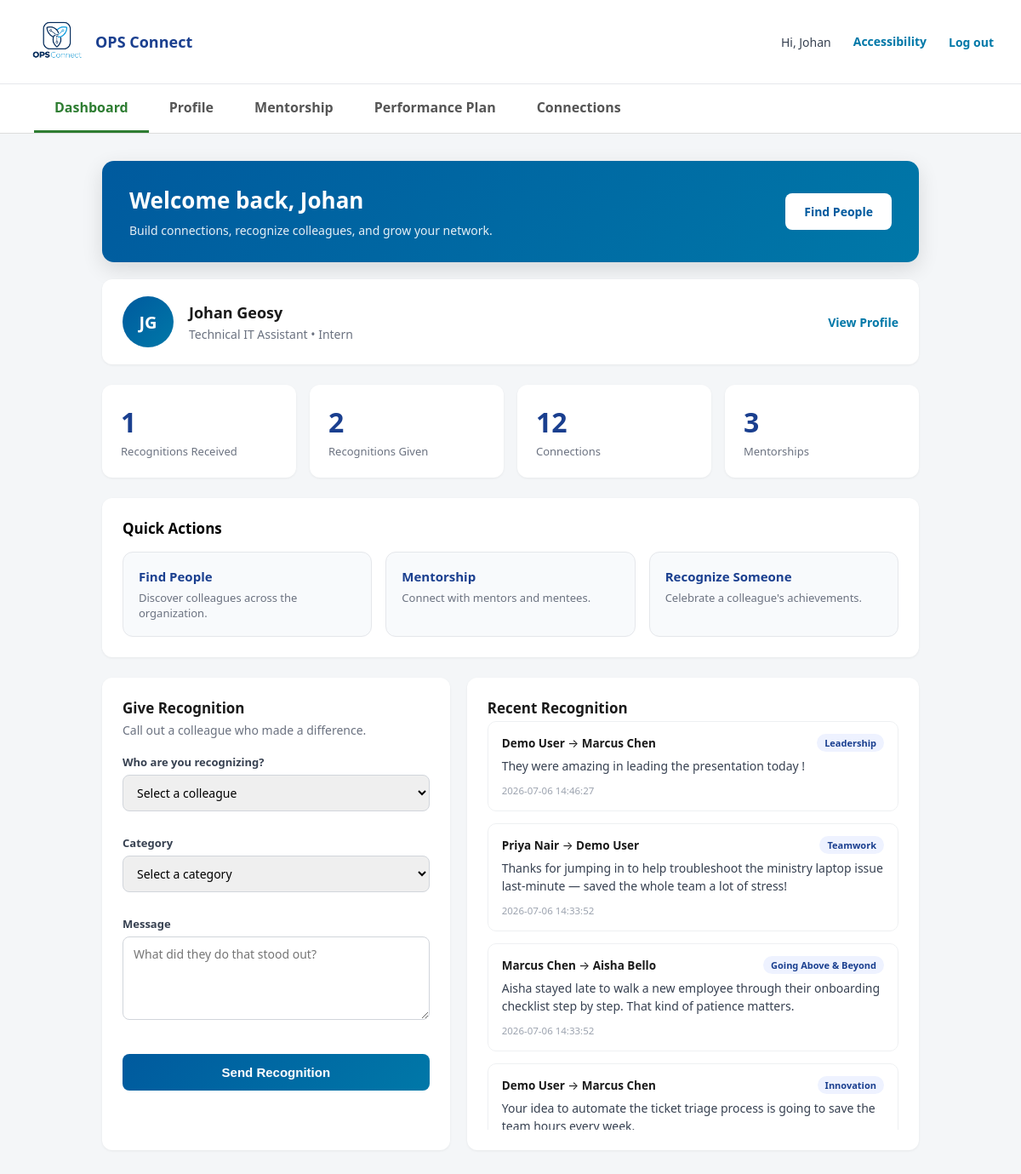
The page /dashboard (signed in) on the database as committed earlier.
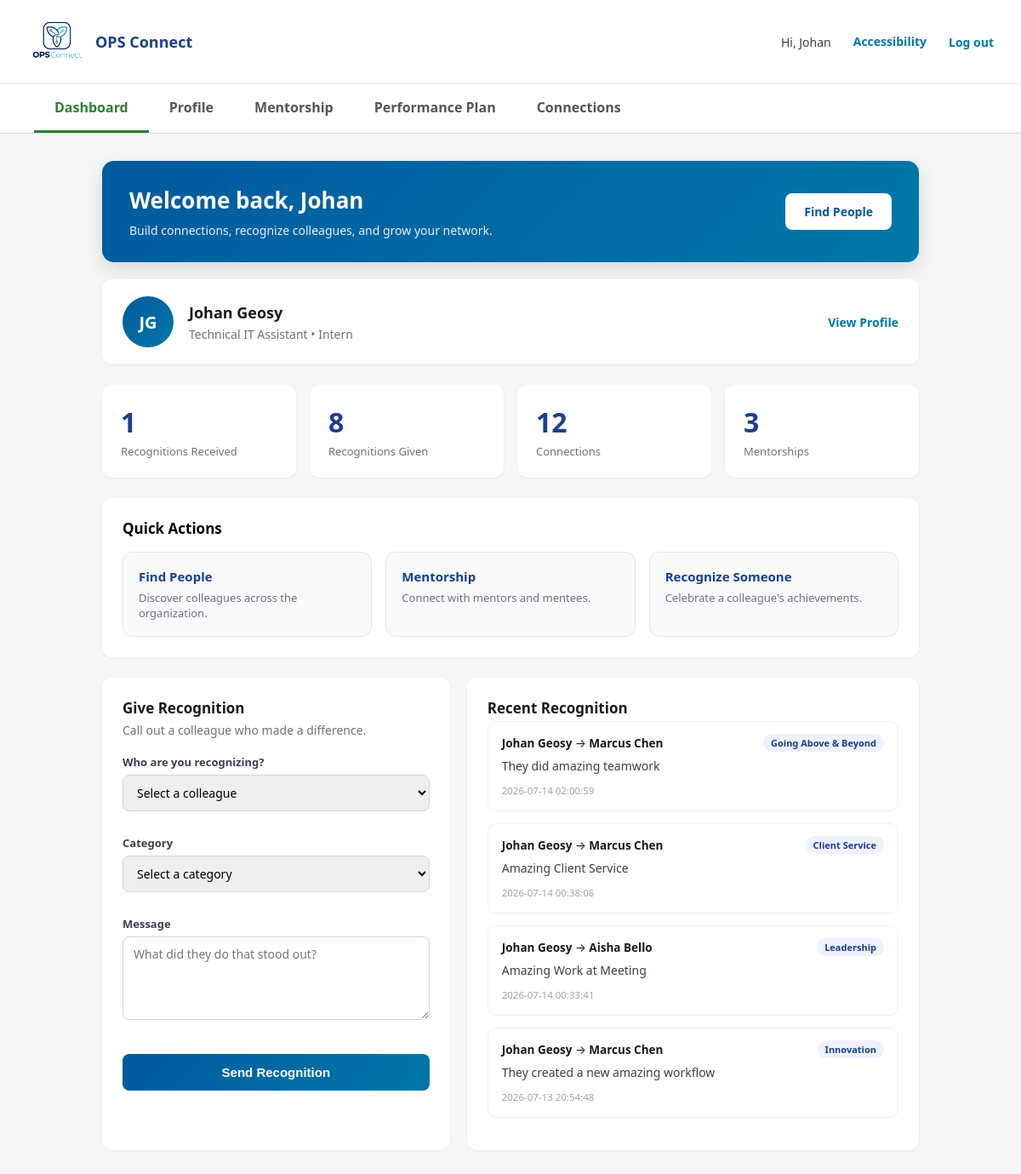
The same page on the database as committed later.
### tables this page shows
CREATE TABLE recognitions (
            id INTEGER PRIMARY KEY AUTOINCREMENT,
            from_user_id INTEGER NOT NULL,
            to_user_id INTEGER NOT NULL,
            category TEXT NOT NULL,
            message TEXT NOT NULL,
            created_at TIMESTAMP DEFAULT CURRENT_TIMESTAMP,
            FOREIGN KEY (from_user_id) REFERENCES users (id),
            FOREIGN KEY (to_user_id) REFERENCES users (id)
        );

CREATE TABLE users (
            id INTEGER PRIMARY KEY AUTOINCREMENT,
            name TEXT NOT NULL,
            email TEXT UNIQUE NOT NULL,
            password_hash TEXT NOT NULL,
            created_at TIMESTAMP DEFAULT CURRENT_TIMESTAMP
        );

### app.py (the view)
@app.route("/dashboard")
def dashboard():
    user_id = session.get("user_id")
    if not user_id:
        return redirect(url_for("login"))
    conn = get_db()
    colleagues = conn.execute(
        "SELECT id, name FROM users WHERE id != ? ORDER BY name", (user_id,)
    ).fetchall()
    feed = conn.execute("""
        SELECT r.id, r.category, r.message, r.created_at,
               sender.name AS from_name,
               receiver.name AS to_name
        FROM recognitions r
        JOIN users sender ON r.from_user_id = sender.id
        JOIN users receiver ON r.to_user_id = receiver.id
        ORDER BY r.created_at DESC
        LIMIT 20
    """).fetchall()
    given_count = conn.execute(
        "SELECT COUNT(*) AS c FROM recognitions WHERE from_user_id = ?", (user_id,)
    ).fetchone()["c"]
    received_count = conn.execute(
        "SELECT COUNT(*) AS c FROM recognitions WHERE to_user_id = ?", (user_id,)
    ).fetchone()["c"]
    conn.close()
    return render_template(
        "dashboard.html",
        user_name=session["user_name"],
        colleagues=colleagues,
        feed=feed,
        given_count=given_count,
        received_count=received_count,
        categories=RECOGNITION_CATEGORIES,
    )

### app.py (called while the page is built)
def get_db():
    conn = sqlite3.connect(DB_PATH)
    conn.row_factory = sqlite3.Row
    return conn

### templates/dashboard.html (shortened to what this page needs)
<!DOCTYPE html>
<html lang="en">
<head>
<link rel="stylesheet" href="{{ url_for('static', filename='style.css') }}">
</head>
<body class="dashboard-body">
<nav class="topbar">
<div class="topbar-brand">
<img src="{{ url_for('static', filename='logo_ops.png') }}"
class="topbar-logo">
<span>
OPS Connect
</span>
</div>
<div class="topbar-user">
<span>
Hi, Johan
</span>
<button
    class="accessibility-btn"
    onclick="toggleAccessibility()">
    Accessibility
</button>
<a href="{{ url_for('logout') }}" class="logout-link">
Log out
</a>
</div>
</nav>
<nav class="dashboard-tabs">
<a href="{{ url_for('dashboard') }}" class="active">
Dashboard
</a>
<a href="{{ url_for('profile') }}">
Profile
</a>
<a href="{{ url_for('mentorship') }}">
Mentorship
</a>
<a href="{{ url_for('performance') }}">
        Performance Plan
    </a>
<a href="{{ url_for('connections') }}">
Connections
</a>
</nav>
<main class="dashboard-container">
<section class="welcome-card">
<div>
<h1>
Welcome back, Johan
</h1>
<p>
Build connections, recognize colleagues, and grow your network.
</p>
</div>
<a href="{{ url_for('connections') }}"
class="dashboard-action-btn">
Find People
</a>
</section>
<section class="profile-summary-card">
<div class="profile-avatar">
JG
</div>
<div>
<h2>
Johan Geosy
</h2>
<p>
Technical IT Assistant • Intern
</p>
</div>
<a href="{{ url_for('profile') }}"
class="profile-link">
View Profile
</a>
</section>
<div class="stats-row">
<div class="stat-card">
<span class="stat-number">
{{ received_count }}
</span>
<span class="stat-label">
Recognitions Received
</span>
</div>
<div class="stat-card">
<span class="stat-number">
{{ given_count }}
</span>
<span class="stat-label">
Recognitions Given
</span>
</div>
<div class="stat-card">
<span class="stat-number">
12
</span>
<span class="stat-label">
Connections
</span>
</div>
<div class="stat-card">
<span class="stat-number">
3
</span>
<span class="stat-label">
Mentorships
</span>
</div>
</div>
<section class="quick-actions">
<h2>
Quick Actions
</h2>
<div class="action-grid">
<a href="{{ url_for('connections') }}"
class="action-card">
<h3>
Find People
</h3>
<p>
Discover colleagues across the organization.
</p>
</a>
<a href="{{ url_for('mentorship') }}"
class="action-card">
<h3>
Mentorship
</h3>
<p>
Connect with mentors and mentees.
</p>
</a>
<a href="#recognition"
class="action-card">
<h3>
Recognize Someone
</h3>
<p>
Celebrate a colleague's achievements.
</p>
</a>
</div>
</section>
<div class="dashboard-grid">
<section class="give-recognition-card"
id="recognition">
<h2>
Give Recognition
</h2>
<p class="card-subtitle">
Call out a colleague who made a difference.
</p>
<form method="POST"
action="{{ url_for('give_recognition') }}">
<label>
Who are you recognizing?
</label>
<select name="to_user_id" required>
<option disabled selected>
Select a colleague
</option>
</select>
<label>
Category
</label>
<select name="category" required>
<option disabled selected>
Select a category
</option>
</select>
<label>
Message
</label>
<textarea
name="message"
rows="4"
placeholder="What did they do that stood out?"
required>
</textarea>
<button>
Send Recognition
</button>
</form>
</section>
<section class="feed-card">
<h2>
Recent Recognition
</h2>
{% if feed %}
<div class="feed-list">
{% for item in feed %}
<div class="feed-item">
<div class="feed-header">
<span class="feed-names">
<strong>
{{ item.from_name }}
</strong>
→
<strong>
{{ item.to_name }}
</strong>
</span>
<span class="feed-category">
{{ item.category }}
</span>
</div>
<p class="feed-message">
{{ item.message }}
</p>
<span class="feed-time">
{{ item.created_at }}
</span>
</div>
{% endfor %}
</div>
{% else %}
<p class="empty-state">
No recognitions yet — be the first!
</p>
{% endif %}
</section>
</div>
</main>
</body>
</html>

Rows that differ between the two databases and show on the page:
no longer on this page (row unchanged): recognitions: from_name "Demo User", to_name "Marcus Chen", category "Leadership", message "They were amazing in leading the presentation today !", created_at "2026-07-06 14:46:27"
no longer on this page (row unchanged): recognitions: from_name "Priya Nair", to_name "Demo User", category "Teamwork", message "Thanks for jumping in to help troubleshoot the ministry laptop issue last-minute — saved the whole team a lot of stress!", created_at "2026-07-06 14:33:52"
no longer on this page (row unchanged): recognitions: from_name "Marcus Chen", to_name "Aisha Bello", category "Going Above & Beyond", message "Aisha stayed late to walk a new employee through their onboarding checklist step by step. That kind of patience matters.", created_at "2026-07-06 14:33:52"
no longer on this page (row unchanged): recognitions: from_name "Demo User", to_name "Marcus Chen", category "Innovation", message "Your idea to automate the ticket triage process is going to save the…"
added recognitions: from_name "Johan Geosy", to_name "Marcus Chen", category "Going Above & Beyond", message "They did amazing teamwork", created_at "2026-07-14 02:00:59"
added recognitions: from_name "Johan Geosy", to_name "Marcus Chen", category "Client Service", message "Amazing Client Service", created_at "2026-07-14 00:38:06"
added recognitions: from_name "Johan Geosy", to_name "Aisha Bello", category "Leadership", message "Amazing Work at Meeting", created_at "2026-07-14 00:33:41"
added recognitions: from_name "Johan Geosy", to_name "Marcus Chen", category "Innovation", message "They created a new amazing workflow", created_at "2026-07-13 20:54:48"
Other text that changed with them:
{{ given_count }}: "2" → "8"
